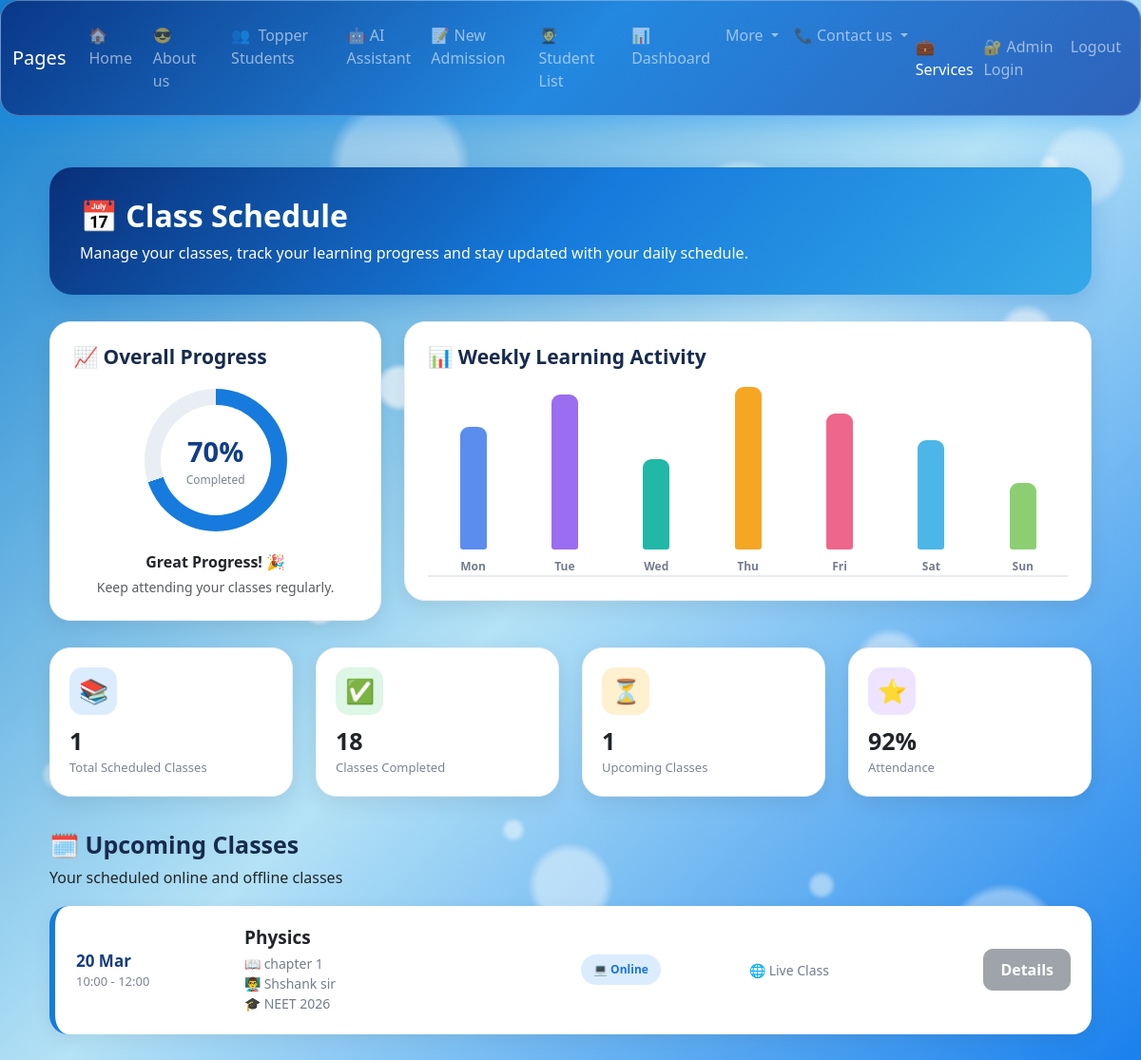
Screenshot of /class_schedule (signed in) with the database file from the repository.
### app.py (models this page shows)
class ClassSchedule(db.Model):
    id = db.Column(db.Integer, primary_key=True)
    subject = db.Column(db.String(100), nullable=False)
    teacher = db.Column(db.String(100), nullable=False)
    class_date = db.Column(db.Date, nullable=False)
    start_time = db.Column(db.String(20), nullable=False)
    end_time = db.Column(db.String(20), nullable=False)
    mode = db.Column(db.String(20), nullable=False)  # Online / Offline
    room = db.Column(db.String(100))
    meeting_link = db.Column(db.String(500))
    topic = db.Column(db.String(200))
    batch = db.Column(db.String(100))
    created_at = db.Column(
        db.DateTime,
        default=datetime.utcnow
    )

### app.py (the view)
@app.route('/class_schedule')
def class_schedule():
    if "user" not in session:
        flash("Please Login First", "warning")
        return redirect(url_for('login'))
    schedules = ClassSchedule.query.order_by(
        ClassSchedule.class_date.asc(),
        ClassSchedule.start_time.asc()
    ).all()
    return render_template(
        'class_schedule.html',
        schedules=schedules
    )

### templates/class_schedule.html (shortened to what this page needs)
{% extends "base.html" %}
{% block content %}
<div class="container schedule-page">
    <div class="schedule-header">
        <h1>📅 Class Schedule</h1>
        <p>
            Manage your classes, track your learning progress
            and stay updated with your daily schedule.
        </p>
    </div>
    <div class="row g-4">
        <div class="col-lg-4">
            <div class="progress-box">
                <h3>📈 Overall Progress</h3>
                <div class="progress-circle">
                    <div class="progress-circle-inner">
                        <div class="progress-number">
                            70%
                        </div>
                        <div class="progress-label">
                            Completed
                        </div>
                    </div>
                </div>
                <div class="text-center">
                    <strong>
                        Great Progress! 🎉
                    </strong>
                    <p class="text-muted small mt-1 mb-0">
                        Keep attending your classes regularly.
                    </p>
                </div>
            </div>
        </div>
        <div class="col-lg-8">
            <div class="graph-box">
                <h3>📊 Weekly Learning Activity</h3>
                <div class="graph">
                    <div class="graph-column">
                        <div class="graph-bar bar-mon"></div>
                        <div class="graph-day">Mon</div>
                    </div>
                    <div class="graph-column">
                        <div class="graph-bar bar-tue"></div>
                        <div class="graph-day">Tue</div>
                    </div>
                    <div class="graph-column">
                        <div class="graph-bar bar-wed"></div>
                        <div class="graph-day">Wed</div>
                    </div>
                    <div class="graph-column">
                        <div class="graph-bar bar-thu"></div>
                        <div class="graph-day">Thu</div>
                    </div>
                    <div class="graph-column">
                         <div class="graph-bar bar-fri"></div>
                        <div class="graph-day">Fri</div>
                    </div>
                    <div class="graph-column">
                        <div class="graph-bar bar-sat"></div>
                        <div class="graph-day">Sat</div>
                    </div>
                    <div class="graph-column">
                        <div class="graph-bar bar-sun"></div>
                        <div class="graph-day">Sun</div>
                    </div>
                </div>
            </div>
        </div>
    </div>
    <div class="row g-4 mt-1">
        <div class="col-6 col-lg-3">
            <div class="stat-card">
                <div class="stat-icon blue-icon">
                    📚
                </div>
                <h4>{{ schedules|length }}</h4>
                <p>Total Scheduled Classes</p>
            </div>
        </div>
        <div class="col-6 col-lg-3">
            <div class="stat-card">
                <div class="stat-icon green-icon">
                    ✅
                </div>
                <h4>18</h4>
                <p>Classes Completed</p>
            </div>
        </div>
        <div class="col-6 col-lg-3">
            <div class="stat-card">
                <div class="stat-icon orange-icon">
                    ⏳
                </div>
                <h4>{{ schedules|length }}</h4>
                <p>Upcoming Classes</p>
            </div>
        </div>
        <div class="col-6 col-lg-3">
            <div class="stat-card">
                <div class="stat-icon purple-icon">
                    ⭐
                </div>
                <h4>92%</h4>
                <p>Attendance</p>
            </div>
        </div>
    </div>
    <div class="schedule-section-title">
        <h2>
            🗓️ Upcoming Classes
        </h2>
        <p>
            Your scheduled online and offline classes
        </p>
    </div>
    {% if schedules %}
        {% for item in schedules %}
        <div class="schedule-card
        ">
            <div class="row align-items-center g-3">
                <div class="col-md-2">
                    <div class="schedule-date">
                        {{ item.class_date.strftime('%d %b') }}
                    </div>
                    <div class="schedule-time">
                        {{ item.start_time }}
                        -
                        {{ item.end_time }}
                    </div>
                </div>
                <div class="col-md-4">
                    <h4>
                        {{ item.subject }}
                    </h4>
                    {% if item.topic %}
                    <div class="schedule-info">
                        📖 {{ item.topic }}
                                            </div>
                    {% endif %}
                    {% if item.teacher %}
                    <div class="schedule-info">
                        👨‍🏫 {{ item.teacher }}
                    </div>
                    {% endif %}
                    {% if item.batch %}
                    <div class="schedule-info">
                        🎓 {{ item.batch }}
                    </div>
                    {% endif %}
                </div>
                <div class="col-md-2">
                    {% if item.mode == 'Online' %}
                        <span class="mode-online">
                            💻 Online
                        </span>
                    {% else %}
                        <span class="mode-offline">
                            🏫 Offline
                        </span>
                    {% endif %}
                </div>
                <div class="col-md-2">
                    {% if item.mode == 'Online' %}
                        <div class="schedule-info">
                            🌐 Live Class
                        </div>
                    {% elif item.room %}
                        <div class="schedule-info">
                            📍 {{ item.room }}
                        </div>
                    {% else %}
                        <div class="schedule-info">
                            📍 Classroom
                        </div>
                    {% endif %}
                </div>
                <div class="col-md-2 text-md-end">
                    {% if item.mode == 'Online'
                          and item.meeting_link %}
                        <a
                            href="{{ item.meeting_link }}"
                            target="_blank"
                            class="btn btn-primary join-btn"
                        >
                            Join Class
                        </a>
                    {% else %}
                        <button
                            class="btn btn-secondary join-btn"
                            disabled
                        >
                            Details
                        </button>
                    {% endif %}
                </div>
            </div>
        </div>
        {% endfor %}
    {% endif %}
</div>
{% endblock %}

### templates/base.html (style rules this page uses)
body { background:linear-gradient(135deg,#127ecd,#b4e2f6,#127ced); min-height:100vh; overflow-x:hidden; }
body::before { content:""; position:fixed; top:0; left:0; width:100%; height:100%; pointer-events:none; z-index:0; background: radial-gradient(circle at 8% 18%, rgba(255,255,255,.35) 0 25px, transparent 32px), radial-gradient(circle at 20% 65%, rgba(255,255,255,.22) 0 45px, transparent 55px), radial-gradient(circle at 35% 35%, rgba(255,255,255,.30) 0 18px, transparent 25px), radial-gradient(circle at 50% 80%, rgba(255,255,255,.25) 0 35px, transparent 45px), radial-gradient(circle at 65% 20%, rgba(255,255,255,.32) 0 55px, transparent 65px), radial-gradient(circle at 78% 60%, rgba(255,255,255,.25) 0 28px, transparent 38px), radial-gradient(circle at 90% 30%, rgba(255,255,255,.35) 0 20px, transparent 30px), radial-gradient(circle at 88% 85%, rgba(255,255,255,.22) 0 50px, transparent 60px), radial-gradient(circle at 15% 85%, rgba(255,255,255,.18) 0 30px, transparent 40px), radial-gradient(circle at 35% 15%, rgba(255,255,255,.22) 0 60px, transparent 75px), radial-gradient(circle at 60% 90%, rgba(255,255,255,.20) 0 25px, transparent 35px), radial-gradient(circle at 75% 45%, rgba(255,255,255,.15) 0 70px, transparent 85px), radial-gradient(circle at 95% 15%, rgba(255,255,255,.20) 0 35px, transparent 45px), radial-gradient(circle at 35% 35%, rgba(255,255,255,.30) 0 18px, transparent 25px), radial-gradient(circle at 15% 85%, rgba(255,255,255,.18) 0 30px, transparent 40px), radial-gradient(circle at 35% 15%, rgba(255,255,255,.22) 0 60px, transparent 75px), radial-gradient(circle at 60% 90%, rgba(255,255,255,.20) 0 25px, transparent 35px), radial-gradient(circle at 75% 45%, rgba(255,255,255,.15) 0 70px, transparent 85px), radial-gradient(circle at 95% 15%, rgba(255,255,255,.20) 0 35px, transparent 45px), radial-gradient(circle at 35% 35%, rgba(255,255,255,.30) 0 18px, transparent 25px), radial-gradient(circle at 50% 80%, rgba(255,255,255,.25) 0 35px, transparent 45px), radial-gradient(circle at 65% 20%, rgba(255,255,255,.32) 0 55px, transparent 65px), radial-gradient(circle at 78% 60%, rgba(255,255,255,.25) 0 28px, transparent 38px), radial-gradient(circle at 90% 30%, rgba(255,255,255,.35) 0 20px, transparent 30px), radial-gradient(circle at 88% 85%, rgba(255,255,255,.22) 0 50px, transparent 60px), radial-gradient(circle at 12% 25%, rgba(255,255,255,.25) 0 8px, transparent 14px), radial-gradient(circle at 28% 55%, rgba(255,255,255,.45) 0 12px, transparent 18px), radial-gradient(circle at 45% 75%, rgba(255,255,255,.28) 0 7px, transparent 13px), radial-gradient(circle at 58% 18%, rgba(255,255,255,.22) 0 10px, transparent 16px), radial-gradient(circle at 72% 80%, rgba(255,255,255,.25) 0 9px, transparent 15px), radial-gradient(circle at 88% 50%, rgba(255,255,255,.20) 0 13px, transparent 20px), radial-gradient(circle at 92% 15%, rgba(255,255,255,.30) 0 6px, transparent 12px), radial-gradient(circle at 5% 70%, rgba(255,255,255,.22) 0 11px, transparent 17px), radial-gradient(circle at 12% 25%, rgba(255,255,255,.25) 0 8px, transparent 14px), radial-gradient(circle at 28% 55%, rgba(255,255,255,.45) 0 12px, transparent 18px), radial-gradient(circle at 45% 75%, rgba(255,255,255,.28) 0 7px, transparent 13px), radial-gradient(circle at 58% 18%, rgba(255,255,255,.22) 0 10px, transparent 16px), radial-gradient(circle at 72% 80%, rgba(255,255,255,.25) 0 9px, transparent 15px), radial-gradient(circle at 88% 50%, rgba(255,255,255,.20) 0 13px, transparent 20px), radial-gradient(circle at 92% 15%, rgba(255,255,255,.30) 0 6px, transparent 12px), radial-gradient(circle at 5% 70%, rgba(255,255,255,.22) 0 11px, transparent 17px); filter:blur(1px); animation:bubbleMove 2s ease-in-out infinite alternate; }

### rows the page displays
ClassSchedule: class_date "20 Mar", start_time "10:00", end_time "12:00", subject "Physics", topic "chapter 1", teacher "Shshank sir", batch "NEET 2026", mode "💻 Online"

### other values shown
{{ schedules|length }} "1"
